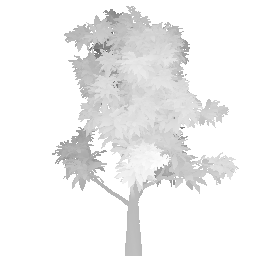
#> input picture Release-1.0/media/image/decoration/arbre/tree_mid_leaves_2Depth.png, 256 x 256 px, given in place of image_with_black_dots.png, which was not available
$ python main.py
#> lines starting #> are read from the running program, lines starting #| are printed output that depends on the picture; pictures that were not available may be replaced by others from this repository, and a replacement may not be noted
from PIL import Image, ImageFilter
import numpy as np
import matplotlib.pyplot as plt
from matplotlib import cm
import numpy as np
from PIL import Image
import random
import json

COLORS = {
    "water": (0, 0, 255),
    "sand": (194, 178, 128),
    "grass": (34, 139, 34),
    "forest": (34, 100, 34),
    "rock": (139, 137, 137),
    "snow": (255, 250, 250)
}


# [106 lines left out: functions get_color, plot_heightmap_3d, compute_normals, not called in this run]
def is_color_close(pixel, target_color, tolerance=10):
    """Check if a pixel is close to a target color within a tolerance."""
    return all(abs(pixel[i] - target_color[i]) <= tolerance for i in range(3))
# [78 lines left out: function putOrangeDots, not called in this run]


def extract_split_and_denoise():
    im = Image.open('C:\\Users\\Yulia\\PycharmProjects\\creerImage\\image_with_black_dots.png')
#> im is the input picture: PIL image 256x256 RGBA; mean R, G, B, A 64.1, 64.1, 64.1, 79.7
    width, height = im.size
#> width = 256; height = 256

    # Calculate the dimensions for each of the 16 parts
    part_width = width // 4
#> part_width = 64
    part_height = height // 4
#> part_height = 64

    # Loop over the 4x4 grid to crop each piece
    pieces = []
    for row in range(4):
        for col in range(4):
            left = col * part_width
            upper = row * part_height
            right = left + part_width
            lower = upper + part_height
            piece = im.crop((left, upper, right, lower))

            # Apply noise reduction filter
            denoised_piece = piece.filter(ImageFilter.MedianFilter(size=3))  # Median filter for noise reduction
            pieces.append(denoised_piece)
#> after the loop, pieces = 16 items

    # Resize each piece to 4096x4096 and save it
    for i, piece in enumerate(pieces, start=1):
        resized_piece = piece.resize((4096, 4096))  # Resize to 4096x4096
        filename = f"image_piece_{i}_4096x4096.png"
        resized_piece.save(filename)
        print(f"Saved {filename} with size: {resized_piece.size}")
#> this loop made 16 passes
#> filename on passes 1 to 12: 'image_piece_1_4096x4096.png', 'image_piece_2_4096x4096.png', 'image_piece_3_4096x4096.png', 'image_piece_4_4096x4096.png', 'image_piece_5_4096x4096.png', 'image_piece_6_4096x4096.png', 'image_piece_7_4096x4096.png', 'image_piece_8_4096x4096.png', 'image_piece_9_4096x4096.png', 'image_piece_10_4096x4096.png', 'image_piece_11_4096x4096.png', 'image_piece_12_4096x4096.png'
#| Saved image_piece_1_4096x4096.png with size: (4096, 4096)
#| Saved image_piece_2_4096x4096.png with size: (4096, 4096)
#| Saved image_piece_3_4096x4096.png with size: (4096, 4096)
#| Saved image_piece_4_4096x4096.png with size: (4096, 4096)
#| Saved image_piece_5_4096x4096.png with size: (4096, 4096)
#| Saved image_piece_6_4096x4096.png with size: (4096, 4096)
#| Saved image_piece_7_4096x4096.png with size: (4096, 4096)
#| Saved image_piece_8_4096x4096.png with size: (4096, 4096)
#> (further printed lines are left out)
#> pass 2, in extract_split_and_denoise, `resized_piece = piece.resize((4096, 4096))`:
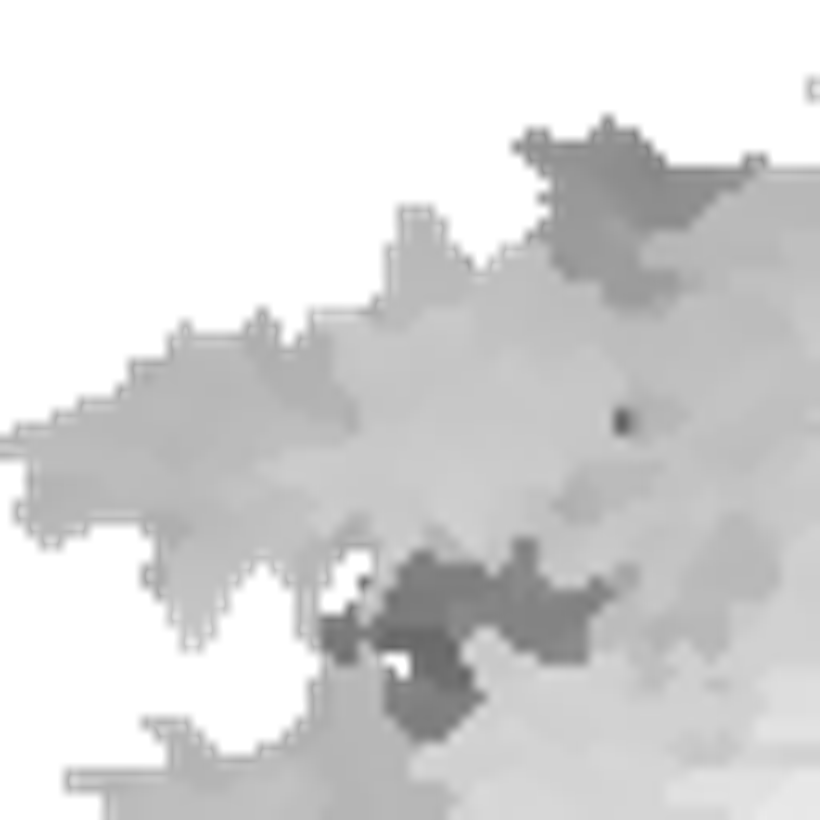
#> resized_piece: PIL image 4096x4096 RGBA (shown at 1/5 size); mean R, G, B, A 114.7, 114.7, 114.7, 149.7; transparent parts drawn white
#> pass 3, in extract_split_and_denoise, `resized_piece = piece.resize((4096, 4096))`:
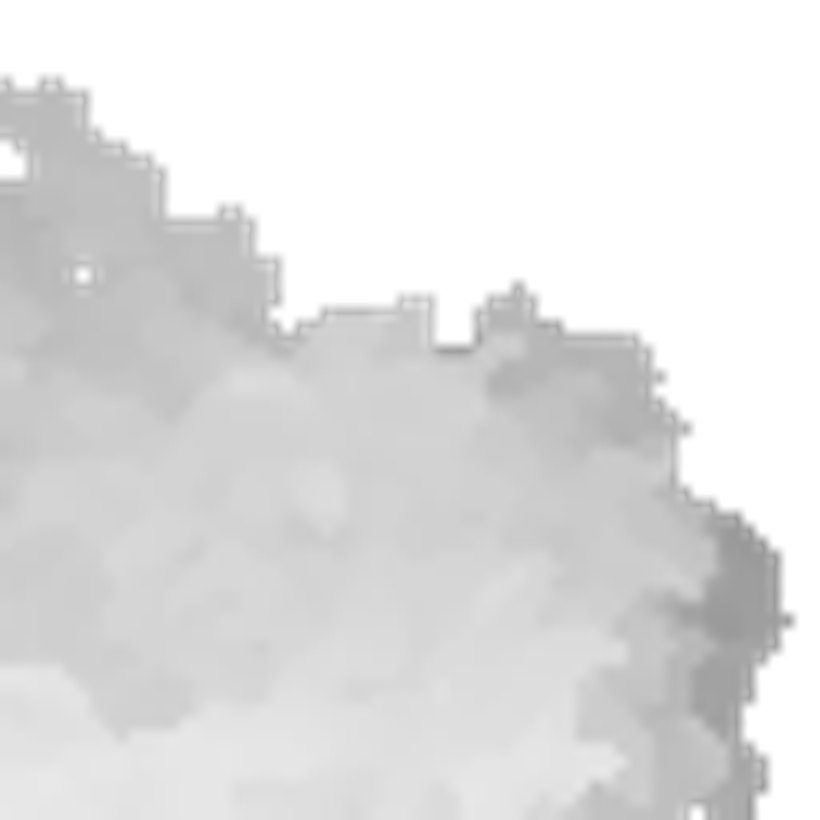
#> resized_piece: PIL image 4096x4096 RGBA (shown at 1/5 size); mean R, G, B, A 128.8, 128.8, 128.8, 155.6; transparent parts drawn white


if __name__ == '__main__':
    extract_split_and_denoise()
    #plot_heightmap_3d()
    #putOrangeDots()

$ run again, on Release-1.0/media/image/decoration/arbre/tree_mid_leaves_3Depth.png
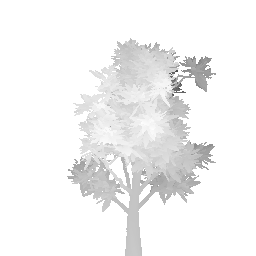
#> input picture Release-1.0/media/image/decoration/arbre/tree_mid_leaves_3Depth.png, 256 x 256 px, given in place of image_with_black_dots.png, which was not available
#> in extract_split_and_denoise, im is the input picture: PIL image 256x256 RGBA; mean R, G, B, A 51, 51, 51, 62.6
#> after the loop in extract_split_and_denoise, `for row in range(4):`: pieces = 16 items
#> the loop in extract_split_and_denoise, `for i, piece in enumerate(pieces, start=1):` made 16 passes
#> filename on passes 1 to 8: 'image_piece_1_4096x4096.png', 'image_piece_2_4096x4096.png', 'image_piece_3_4096x4096.png', 'image_piece_4_4096x4096.png', 'image_piece_5_4096x4096.png', 'image_piece_6_4096x4096.png', 'image_piece_7_4096x4096.png', 'image_piece_8_4096x4096.png'
#> (printed output is left out)
#> pass 2, in extract_split_and_denoise, `resized_piece = piece.resize((4096, 4096))`:
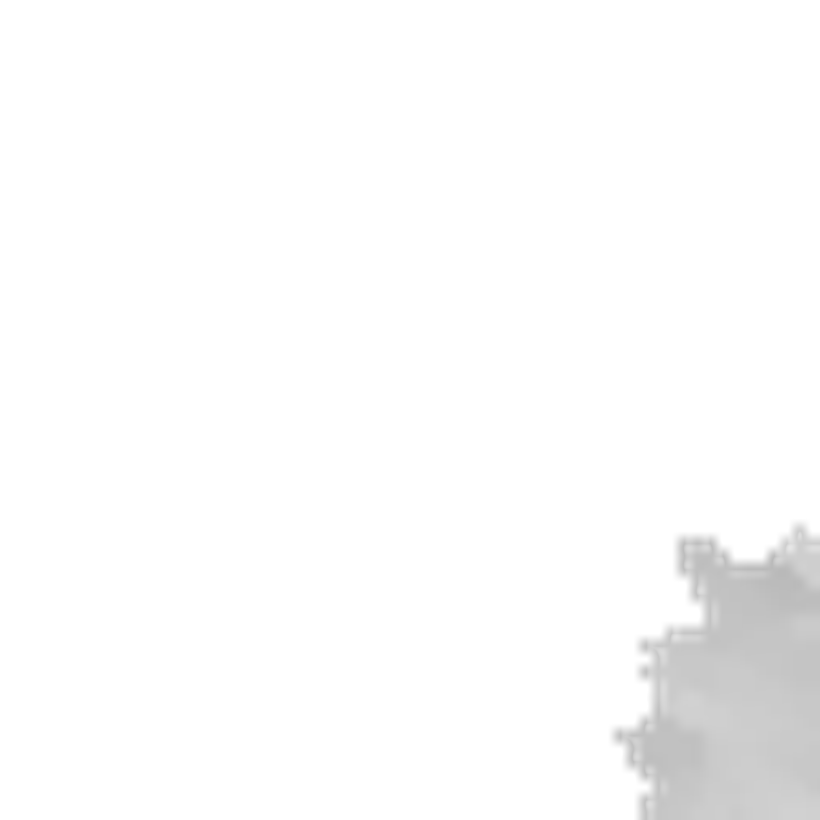
#> resized_piece: PIL image 4096x4096 RGBA (shown at 1/5 size); mean R, G, B, A 14.5, 14.5, 14.5, 16.9; transparent parts drawn white
#> pass 3, in extract_split_and_denoise, `resized_piece = piece.resize((4096, 4096))`:
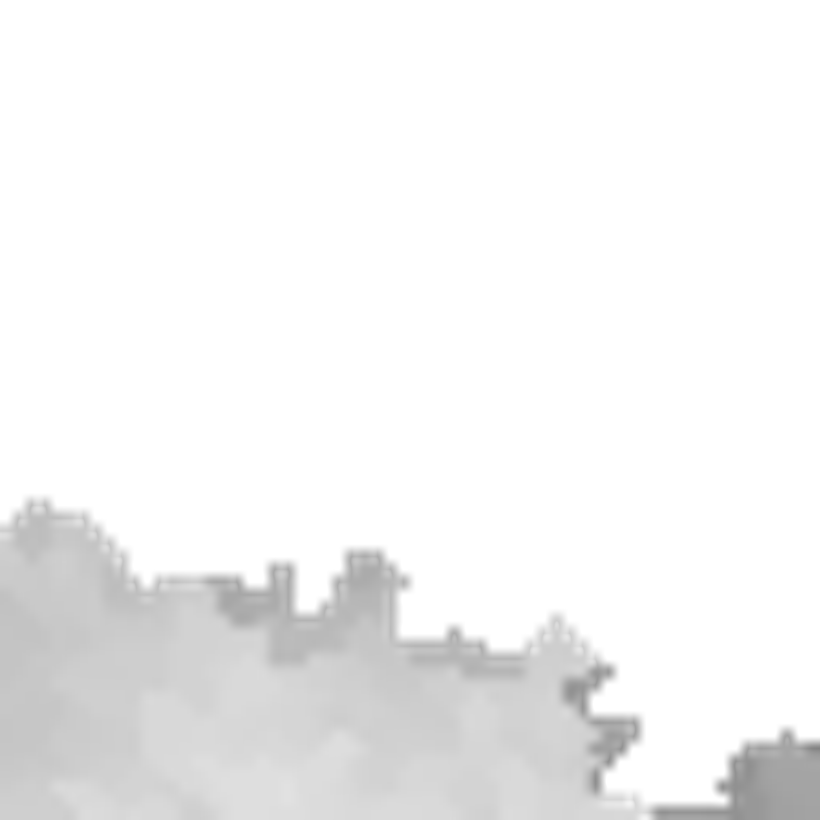
#> resized_piece: PIL image 4096x4096 RGBA (shown at 1/5 size); mean R, G, B, A 48.1, 48.1, 48.1, 57.4; transparent parts drawn white
